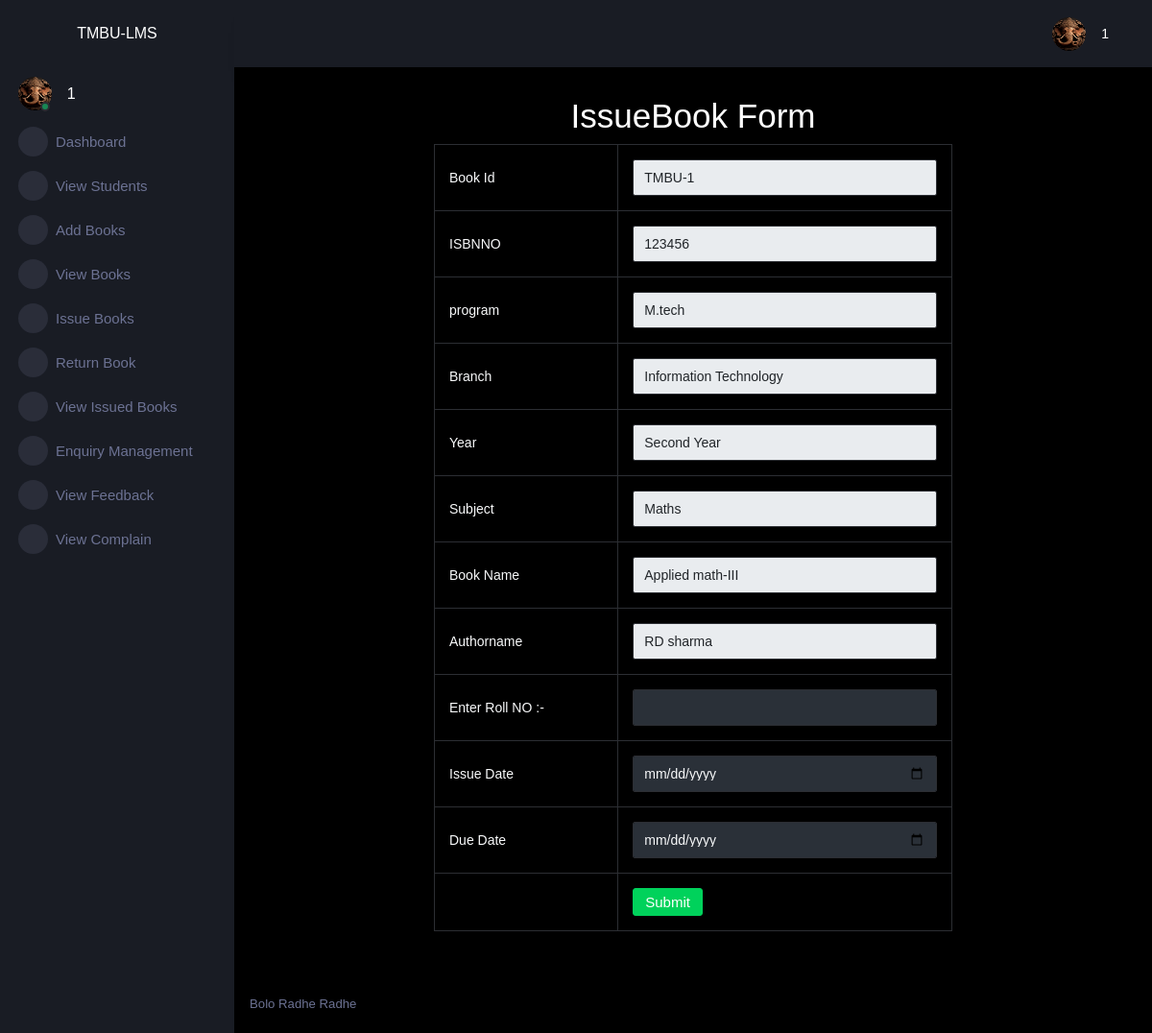
/adminapp/issuebookui/TMBU-1 (signed in), run on the app's committed database.
### adminapp/models.py (models this page shows, shortened)
class BookStore(models.Model):
    bookid=models.CharField(max_length=15,primary_key=True)
    isbnno=models.CharField(max_length=15)
    programe=models.CharField(max_length=100)
    branch=models.CharField(max_length=100)
    year=models.CharField(max_length=100)
    subject=models.CharField(max_length=100)
    bookname=models.CharField(max_length=100)
    authorname=models.CharField(max_length=100)
    qty=models.IntegerField()

### adminapp/views.py (the view)
# urls.py: path('issuebookui/<bookid>',views.issuebookui,name='issuebookui'),
@cache_control(no_cache=True,must_revalidate=True,no_store=True)
def issuebookui(request,bookid):
    try:
        if request.session['adminid']!=None:
            adminid=request.session['adminid']
            Book=BookStore.objects.get(bookid=bookid)
            return render(request, "issuebookui.html",locals())
    except KeyError:
        return redirect('lmsapp:login')

### adminapp/templates/issuebookui.html (shortened to what this page needs)
{% extends "adminparent.html" %}
{% block body %}
    <div class="row">
        <h1 style="text-align:center;">IssueBook Form </h1>
        <div class="col-sm-12" >
            <form class="form-group" method="post" action="{% url 'adminapp:issue'%}">
                <table class="table table-bordered text-light " style="width:60%; margin:auto;">
                    <tr>
                        <td>Book Id </td>
                        <td>
                            <input type="text" name="bookid" class="form-control text-dark" value="{{Book.bookid}}" readonly>
                        </td>
                    </tr>
                    <tr>
                        <td>ISBNNO</td>
                        <td>
                            <input type="text" name="isbnno" class="form-control text-dark " value="{{Book.isbnno}}" readonly  />
                        </td>
                    </tr>
                    <tr>
                        <td>program</td>
                            <td>
                            <input type="text" name="programe" class="form-control text-dark " value="{{Book.programe}}" readonly/>
                            </td>
                    </tr>
                    <tr>
                        <td>Branch</td>
                        <td>
                            <input type="text" name="branch" class="form-control text-dark" value="{{Book.branch}}" readonly/>
                        </td>
                    </tr>
                    <tr>
                        <td>Year</td>
                        <td>
                            <input type="text" name="year" class="form-control text-dark" value="{{Book.year}}" readonly/>
                        </td>
                    </tr>
                    <tr>
                        <td>Subject</td>
                        <td>
                            <input type="text" name="subject" class="form-control text-dark" value="{{Book.subject}}" readonly/>
                        </td>
                    </tr>
                    <tr>
                        <td>Book Name</td>
                        <td>
                            <input type="text" name="bookname" class="form-control text-dark" value="{{Book.bookname}}" readonly/>
                        </td>
                    </tr>
                    <tr>
                        <td>Authorname</td>
                        <td>
                            <input type="text" name="authorname" class="form-control text-dark" value="{{Book.authorname}}" readonly/>
                        </td>
                    </tr>
                    <tr>
                        <td>Enter Roll NO :-</td>
                        <td>
                            <input type="text" name="rollno" class="form-control text-light"  />
                        </td>
                        <tr>
                            <td>Issue Date</td>
                            <td>
                                <input type="date" name="issuedate" class="form-control text-light" />
                            </td>
                        </tr>
                    </tr>
                    <tr>
                        <td>Due Date </td>
                        <td>
                            <input type="date" name="duedate" class="form-control text-light"/>
                        </td>
                    </tr>
                    <tr>
                        <td></td>
                        <td>
                            <button type="submit" class="btn btn-success">Submit</button>
                        </td>
                    </tr>
                </table>
            </form>
        </div>
    </div>
{% endblock body %}

### data on the page
BookStore: bookid "TMBU-1", isbnno "123456", programe "M.tech", branch "Information Technology", year "Second Year", subject "Maths", bookname "Applied math-III", authorname "RD sharma"

### other printed values
{{ adminid }} "1"
